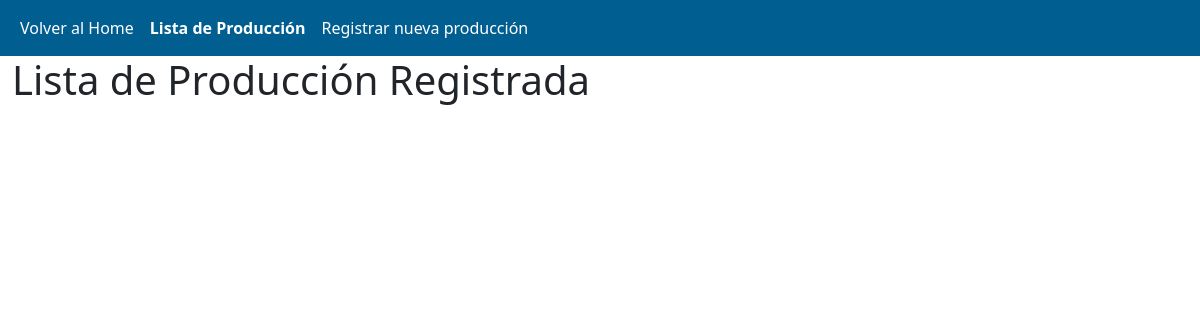
The app's page /produccion/ (signed in), older data.
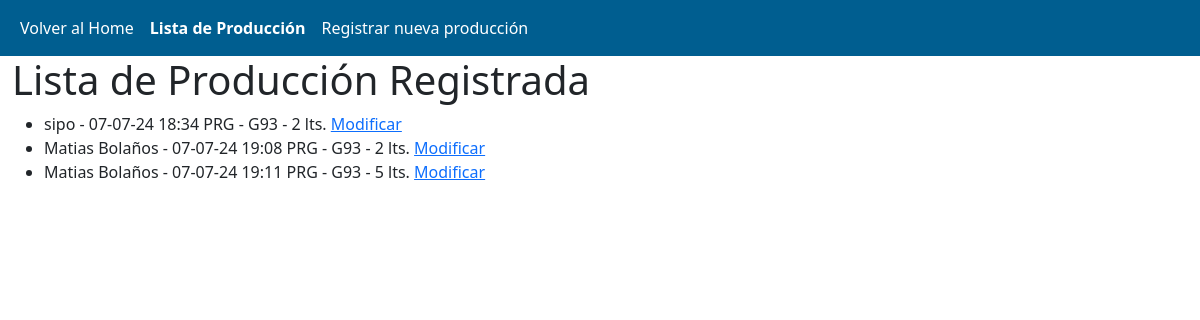
The same page, newer data.
### produccion/models.py (models this page shows, shortened)
class Produccion(models.Model):
    planta = models.ForeignKey(Planta, on_delete=models.CASCADE)
    producto = models.ForeignKey(Producto, on_delete=models.CASCADE)
    cantidad = models.DecimalField(max_digits=10, decimal_places=2)
    fechahora = models.DateTimeField(auto_now_add=True)
    fecha = models.DateTimeField(auto_now_add=True)
    operador = models.CharField(max_length=100)
    modificado_por = models.ForeignKey(User, related_name='modificado_por', null=True, blank=True, on_delete=models.SET_NULL)
    modificado_el = models.DateTimeField(null=True, blank=True)
    anulado = models.BooleanField(default=False)
    anulado_por = models.ForeignKey(User, related_name='anulado_por', null=True, blank=True, on_delete=models.SET_NULL)
    anulado_el = models.DateTimeField(null=True, blank=True)

class Planta(models.Model):
    nombre = models.CharField(max_length=100)
    ubicacion = models.CharField(max_length=100)

class Producto(models.Model):
    nombre = models.CharField(max_length=100)
    descripcion = models.TextField()

### produccion/views.py (the view)
# urls.py: path('', lista_produccion, name='lista_produccion'),
@login_required
def lista_produccion(request):
    es_supervisor = request.user.groups.filter(name='supervisor').exists()
    es_admin = request.user.groups.filter(name='admin').exists()
    if es_supervisor or es_admin:
        producciones = Produccion.objects.filter(anulado=False)
        return render(request, 'produccion/lista_produccion.html', {'producciones': producciones})
    else:
        producciones = Produccion.objects.filter(operador=request.user.get_full_name(), anulado=False)
        return render(request, 'produccion/lista_produccion.html', {'producciones': producciones})

### produccion/templates/produccion/lista_produccion.html (shortened to what this page needs)
{% extends 'produccion/base.html' %}
{% block content %}
<h1>Lista de Producción Registrada</h1>
<ul>
    {% if user.is_authenticated %}
        {% for group in user.groups.all %}
            {% if group.name == 'operador' %}
                {% for produccion in producciones %}
                <li>
                    {{ produccion.fechahora|date:"d-m-y H:i" }}
                    {{ produccion.planta.nombre }} -
                    {{ produccion.producto.nombre }} -
                    {{ produccion.cantidad|floatformat:0 }} lts.
                    <a href="{% url 'modificar_produccion' produccion.pk %}">Modificar</a>
                </li>
                {% endfor %}
        {% elif group.name == 'admin' %}
            {% for produccion in producciones %}
            <li>
                {{ produccion.operador }} -
                {{ produccion.fechahora|date:"d-m-y H:i" }}
                {{ produccion.planta.nombre }} -
                {{ produccion.producto.nombre }} -
                {{ produccion.cantidad|floatformat:0 }} lts.
                <a href="{% url 'modificar_produccion' produccion.pk %}">Modificar</a>
            </li>
            {% endfor %}
        {% endif %}
        {% endfor %}
    {% endif %}
</ul>
{% endblock %}

Row changes from the older to the newer data that the page shows:
added Produccion: operador "sipo", fechahora "07-07-24 18:34", planta.nombre "PRG", producto.nombre "G93", cantidad "2"
added Produccion: operador "Matias Bolaños", fechahora "07-07-24 19:08", planta.nombre "PRG", producto.nombre "G93", cantidad "2"
added Produccion: operador "Matias Bolaños", fechahora "07-07-24 19:11", planta.nombre "PRG", producto.nombre "G93", cantidad "5"
